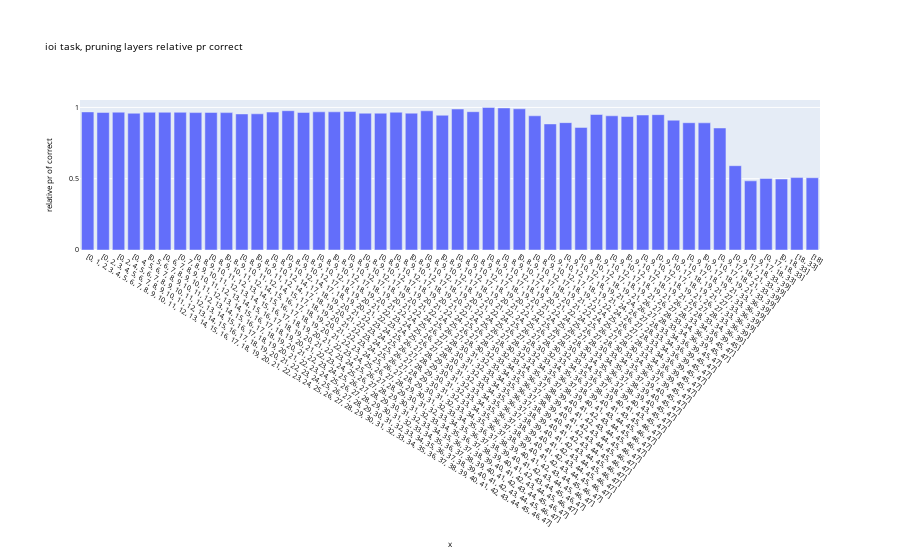
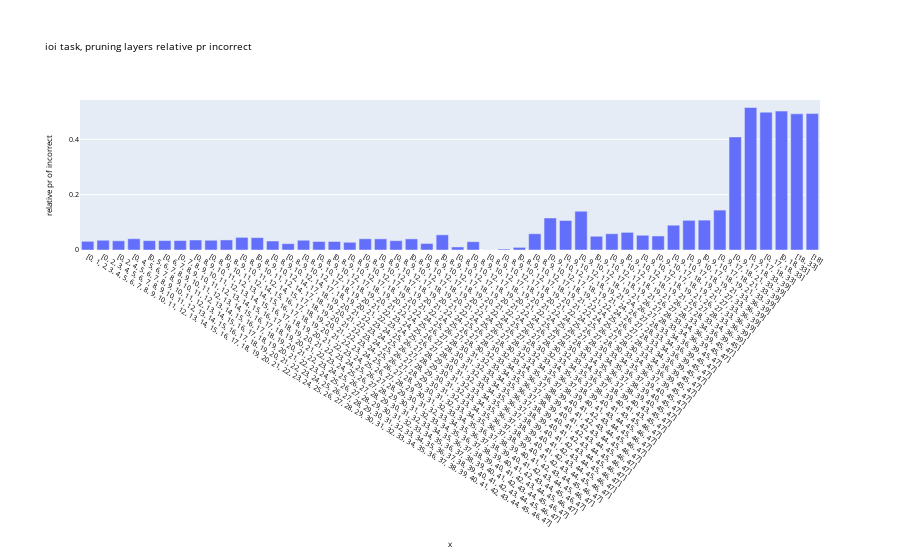
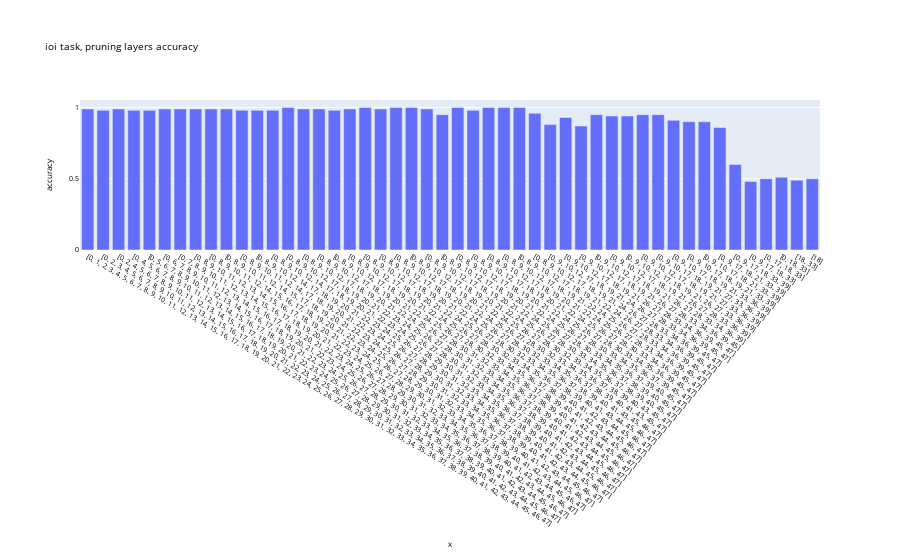

Notebook source saved alongside these figures, in order:
### Code cell
bar_chart(history_stats[:,0], x_labels=[str(x) for x in history], y_label=f'{relative_str}pr of correct', title=f"{data_type} task, pruning layers{relative_str}pr correct", font_size=7)
bar_chart(history_stats[:,1], x_labels=[str(x) for x in history], y_label=f'{relative_str}pr of incorrect', title=f"{data_type} task, pruning layers{relative_str}pr incorrect", font_size=7)
bar_chart(history_stats[:,2], x_labels=[str(x) for x in history], y_label='accuracy', title=f"{data_type} task, pruning layers accuracy", font_size=7)
